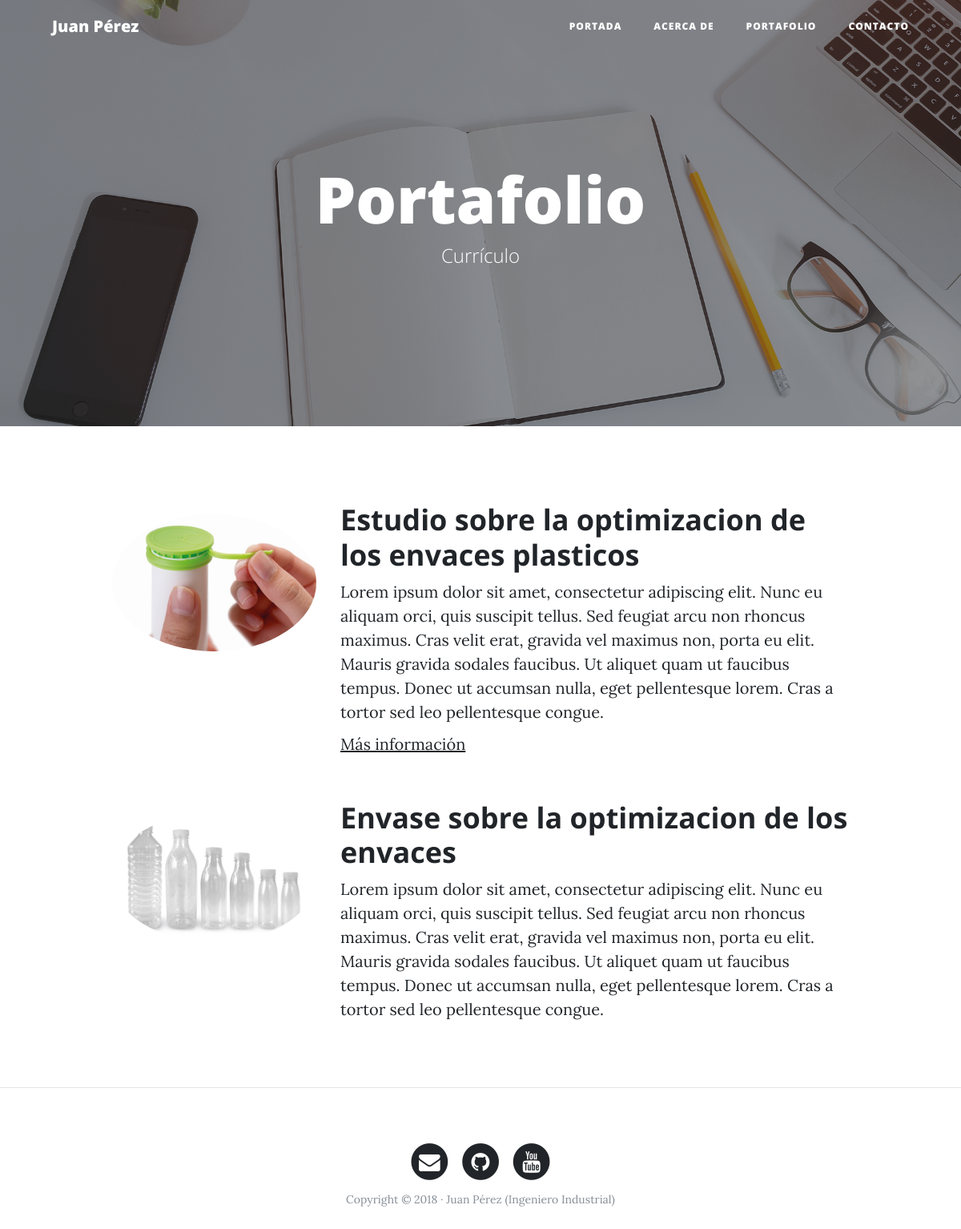
The page /portfolio/ on the database its author committed.
### portfolio/models.py (models this page shows, shortened)
class Project(models.Model):
    title = models.CharField(max_length=200, verbose_name="Titulo")
    description = models.TextField(verbose_name="Descripcion")
    image = models.ImageField(verbose_name="Imagen", upload_to="projects")
    link = models.URLField(verbose_name="Direccion Web", null=True, blank=True)
    created = models.DateTimeField(
        auto_now_add=True, verbose_name="Fecha de creacion")
    updated = models.DateTimeField(
        auto_now=True, verbose_name="Fecha de edicion")
    class Meta:
        verbose_name = "proyecto"
        verbose_name_plural = "proyectos"
        ordering = ["-created"]

### portfolio/views.py (the view)
# urls.py: path('portfolio/', portfolio_views.portfolio, name="portfolio"),
def portfolio(request):
    projects = Project.objects.all()
    return render(request, "portfolio/portfolio.html", {'projects': projects})

### portfolio/templates/portfolio/portfolio.html (shortened to what this page needs)
{% extends 'core/base.html' %}
{% block background %}{% load static %}{% static 'core/img/portfolio-bg.jpg'%}{% endblock %}
{% block headers %}
  <h1>Portafolio</h1>
	<span class="subheading">Currículo</span>
{% endblock %}
{%block content %}
  {% for project in projects %}
        <div class="row project">
          <div class="col-lg-3 col-md-4 offset-lg-1">
            <img class="img-fluid avatar" src="{{project.image.url}}" alt="">
          </div>
          <div class="col-lg-7 col-md-8">
            <h2 class="section-heading title">{{project.title}}</h2>
            <p>{{project.description}}</p>
            {% if project.link %}
              <p><a href="{{project.link}}">Más información</a></p>
            {% endif %}
          </div>
        </div>
  {% endfor %}
{% endblock %}

### core/templates/core/base.html (shortened to what this page needs)
<!DOCTYPE html>
<html lang="es">
  <head>
    {% load static %}
    <link
      href="{%static 'core/vendor/bootstrap/css/bootstrap.min.css' %}"
      rel="stylesheet"
    />
    <link
      href="{%static 'core/vendor/font-awesome/css/font-awesome.min.css' %}"
      rel="stylesheet"
      type="text/css"
    />
    <link href="{%static 'core/css/clean-blog.min.css' %}" rel="stylesheet" />
  </head>
  <body>
    <nav class="navbar navbar-expand-lg navbar-light fixed-top" id="mainNav">
      <div class="container">
        <a class="navbar-brand" href="index.html">Juan Pérez</a>
        <div class="collapse navbar-collapse" id="navbarResponsive">
          <ul class="navbar-nav ml-auto">
            <li class="nav-item">
              <a class="nav-link" href="{% url 'home' %}">Portada</a>
            </li>
            <li class="nav-item">
              <a class="nav-link" href="{% url 'about' %}">Acerca de</a>
            </li>
            <li class="nav-item">
              <a class="nav-link" href="{% url 'portfolio' %}">Portafolio</a>
            </li>
            <li class="nav-item">
              <a class="nav-link" href="{% url 'contacto' %}">Contacto</a>
            </li>
          </ul>
        </div>
      </div>
    </nav>
    <header
      class="masthead"
      style="background-image: url('{% block background %} {% endblock %}')"
    >
      <div class="overlay"></div>
      <div class="container">
        <div class="row">
          <div class="col-lg-8 col-md-10 mx-auto">
            <div class="site-heading">
              {% block headers %}{% endblock %}
            </div>
          </div>
        </div>
      </div>
    </header>
    <div class="container">
        {% block content %}{% endblock %}
      </div>
    {% if request.path != "/"%}<hr>{% endif %}
    <footer>
      <div class="container">
        <div class="row">
          <div class="col-lg-8 col-md-10 mx-auto">
            <ul class="list-inline text-center">
              <li class="list-inline-item">
                <a href="#">
                  <span class="fa-stack fa-lg">
                    <i class="fa fa-circle fa-stack-2x"></i>
                    <i class="fa fa-envelope fa-stack-1x fa-inverse"></i>
                  </span>
                </a>
              </li>
              <li class="list-inline-item">
                <a href="#">
                  <span class="fa-stack fa-lg">
                    <i class="fa fa-circle fa-stack-2x"></i>
                    <i class="fa fa-github fa-stack-1x fa-inverse"></i>
                  </span>
                </a>
              </li>
              <li class="list-inline-item">
                <a href="#">
                  <span class="fa-stack fa-lg">
                    <i class="fa fa-circle fa-stack-2x"></i>
                    <i class="fa fa-youtube fa-stack-1x fa-inverse"></i>
                  </span>
                </a>
              </li>
            </ul>
            <p class="copyright text-muted">
              Copyright &copy; 2018 · Juan Pérez (Ingeniero Industrial)
            </p>
          </div>
        </div>
      </div>
    </footer>
  </body>
</html>

### rows shown on the page
Project: image (picture), title "Estudio sobre la optimizacion de los envaces plasticos", description "Lorem ipsum dolor sit amet, consectetur adipiscing elit. Nunc eu aliquam orci, quis suscipit tellus. Sed feugiat arcu non rhoncus maximus. Cras velit erat, gravida vel maximus non, porta eu elit. Mauris gravida sodales faucibus. Ut aliquet quam ut faucibus tempus. Donec ut accumsan nulla, eget pellentesque lorem. Cras a tortor sed leo pellentesque congue."
Project: image (picture), title "Envase sobre la optimizacion de los envaces", description "Lorem ipsum dolor sit amet, consectetur adipiscing elit. Nunc eu aliquam orci, quis suscipit tellus. Sed feugiat arcu non rhoncus maximus. Cras velit erat, gravida vel maximus non, porta eu elit. Mauris gravida sodales faucibus. Ut aliquet quam ut faucibus tempus. Donec ut accumsan nulla, eget pellentesque lorem. Cras a tortor sed leo pellentesque congue."
